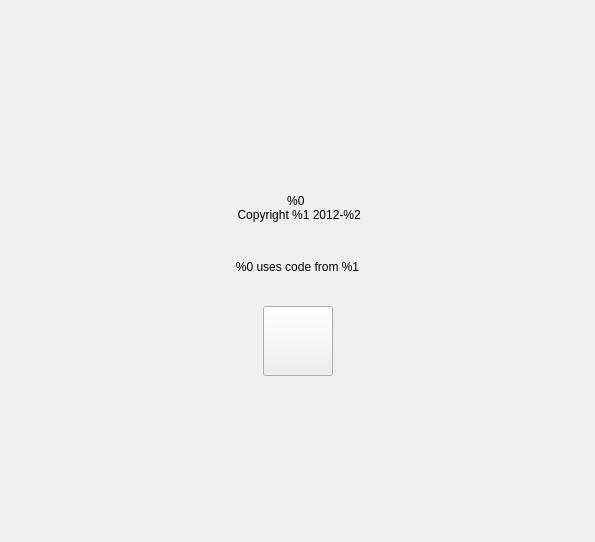
<?xml version="1.0" encoding="UTF-8"?>
<ui version="4.0">
 <class>AboutWidgetClass</class>
 <widget class="QWidget" name="AboutWidgetClass">
  <property name="geometry">
   <rect>
    <x>0</x>
    <y>0</y>
    <width>595</width>
    <height>542</height>
   </rect>
  </property>
  <property name="windowTitle">
   <string/>
  </property>
  <layout class="QHBoxLayout" name="horizontalLayout">
   <property name="spacing">
    <number>0</number>
   </property>
   <property name="leftMargin">
    <number>0</number>
   </property>
   <property name="topMargin">
    <number>0</number>
   </property>
   <property name="rightMargin">
    <number>0</number>
   </property>
   <property name="bottomMargin">
    <number>0</number>
   </property>
   <item>
    <layout class="QVBoxLayout" name="verticalLayout_3">
     <property name="spacing">
      <number>0</number>
     </property>
     <item>
      <widget class="QFrame" name="background">
       <property name="sizePolicy">
        <sizepolicy hsizetype="Preferred" vsizetype="Preferred">
         <horstretch>0</horstretch>
         <verstretch>0</verstretch>
        </sizepolicy>
       </property>
       <property name="frameShape">
        <enum>QFrame::NoFrame</enum>
       </property>
       <property name="frameShadow">
        <enum>QFrame::Raised</enum>
       </property>
       <layout class="QVBoxLayout" name="verticalLayout_2">
        <property name="spacing">
         <number>12</number>
        </property>
        <property name="leftMargin">
         <number>0</number>
        </property>
        <property name="topMargin">
         <number>0</number>
        </property>
        <property name="rightMargin">
         <number>0</number>
        </property>
        <property name="bottomMargin">
         <number>0</number>
        </property>
        <item>
         <spacer name="verticalSpacer_4">
          <property name="orientation">
           <enum>Qt::Vertical</enum>
          </property>
          <property name="sizeHint" stdset="0">
           <size>
            <width>20</width>
            <height>40</height>
           </size>
          </property>
         </spacer>
        </item>
        <item>
         <layout class="QHBoxLayout" name="horizontalLayout_3">
          <item>
           <spacer name="horizontalSpacer_5">
            <property name="orientation">
             <enum>Qt::Horizontal</enum>
            </property>
            <property name="sizeHint" stdset="0">
             <size>
              <width>30</width>
              <height>15</height>
             </size>
            </property>
           </spacer>
          </item>
          <item>
           <widget class="QLabel" name="labelLogo">
            <property name="enabled">
             <bool>true</bool>
            </property>
            <property name="minimumSize">
             <size>
              <width>0</width>
              <height>0</height>
             </size>
            </property>
            <property name="maximumSize">
             <size>
              <width>378</width>
              <height>100</height>
             </size>
            </property>
            <property name="text">
             <string/>
            </property>
            <property name="scaledContents">
             <bool>true</bool>
            </property>
            <property name="alignment">
             <set>Qt::AlignCenter</set>
            </property>
            <property name="wordWrap">
             <bool>false</bool>
            </property>
           </widget>
          </item>
          <item>
           <spacer name="horizontalSpacer_6">
            <property name="orientation">
             <enum>Qt::Horizontal</enum>
            </property>
            <property name="sizeHint" stdset="0">
             <size>
              <width>30</width>
              <height>15</height>
             </size>
            </property>
           </spacer>
          </item>
         </layout>
        </item>
        <item>
         <widget class="QLabel" name="labelVSName">
          <property name="text">
           <string notr="true">%0 
 Copyright %1 2012-%2</string>
          </property>
          <property name="alignment">
           <set>Qt::AlignCenter</set>
          </property>
          <property name="textInteractionFlags">
           <set>Qt::LinksAccessibleByMouse|Qt::TextSelectableByMouse</set>
          </property>
         </widget>
        </item>
        <item>
         <widget class="QLabel" name="labelAppVersion">
          <property name="text">
           <string/>
          </property>
          <property name="alignment">
           <set>Qt::AlignCenter</set>
          </property>
          <property name="textInteractionFlags">
           <set>Qt::LinksAccessibleByMouse|Qt::TextSelectableByMouse</set>
          </property>
         </widget>
        </item>
        <item>
         <widget class="QLabel" name="labelLibraries">
          <property name="text">
           <string>&lt;html&gt;&lt;head/&gt;&lt;body&gt;&lt;p&gt;%0 uses code from %1&lt;/p&gt;&lt;/body&gt;&lt;/html&gt;</string>
          </property>
          <property name="textFormat">
           <enum>Qt::RichText</enum>
          </property>
          <property name="alignment">
           <set>Qt::AlignCenter</set>
          </property>
          <property name="openExternalLinks">
           <bool>true</bool>
          </property>
          <property name="textInteractionFlags">
           <set>Qt::TextBrowserInteraction</set>
          </property>
         </widget>
        </item>
        <item>
         <spacer name="verticalSpacer_2">
          <property name="orientation">
           <enum>Qt::Vertical</enum>
          </property>
          <property name="sizeType">
           <enum>QSizePolicy::Fixed</enum>
          </property>
          <property name="sizeHint" stdset="0">
           <size>
            <width>20</width>
            <height>20</height>
           </size>
          </property>
         </spacer>
        </item>
        <item>
         <layout class="QGridLayout" name="gridLayout">
          <property name="horizontalSpacing">
           <number>50</number>
          </property>
          <property name="verticalSpacing">
           <number>20</number>
          </property>
          <item row="0" column="4">
           <widget class="QPushButton" name="buttonWebSite">
            <property name="minimumSize">
             <size>
              <width>70</width>
              <height>70</height>
             </size>
            </property>
            <property name="maximumSize">
             <size>
              <width>70</width>
              <height>70</height>
             </size>
            </property>
            <property name="focusPolicy">
             <enum>Qt::NoFocus</enum>
            </property>
            <property name="iconSize">
             <size>
              <width>70</width>
              <height>70</height>
             </size>
            </property>
           </widget>
          </item>
          <item row="0" column="5">
           <spacer name="horizontalSpacer_2">
            <property name="orientation">
             <enum>Qt::Horizontal</enum>
            </property>
            <property name="sizeHint" stdset="0">
             <size>
              <width>40</width>
              <height>20</height>
             </size>
            </property>
           </spacer>
          </item>
          <item row="0" column="0">
           <spacer name="horizontalSpacer">
            <property name="orientation">
             <enum>Qt::Horizontal</enum>
            </property>
            <property name="sizeHint" stdset="0">
             <size>
              <width>40</width>
              <height>20</height>
             </size>
            </property>
           </spacer>
          </item>
         </layout>
        </item>
        <item>
         <spacer name="verticalSpacer_5">
          <property name="orientation">
           <enum>Qt::Vertical</enum>
          </property>
          <property name="sizeHint" stdset="0">
           <size>
            <width>20</width>
            <height>40</height>
           </size>
          </property>
         </spacer>
        </item>
       </layout>
      </widget>
     </item>
    </layout>
   </item>
  </layout>
 </widget>
 <resources/>
 <connections/>
</ui>
